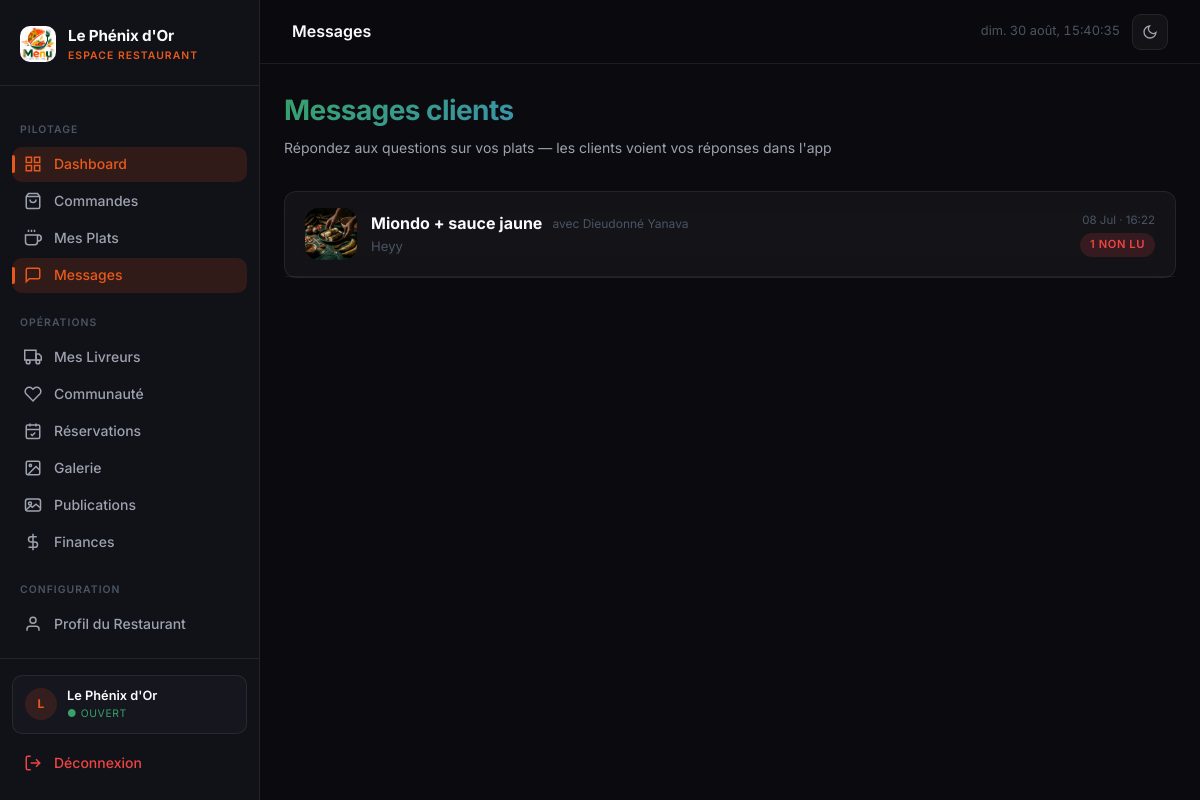
The app's page /admin-panel/resto/messages/ (signed in) with its own data.
### core/models.py (models this page shows, shortened)
class RestaurantProfile(models.Model):
    user = models.OneToOneField(User, on_delete=models.CASCADE, related_name='restaurant_profile')
    nom = models.CharField(max_length=200)
    description = models.TextField(blank=True)
    adresse = models.CharField(max_length=300)
    ville = models.CharField(max_length=100)
    pays = models.CharField(max_length=100, default='Cameroun')
    latitude = models.DecimalField(max_digits=9, decimal_places=6, null=True, blank=True)
    longitude = models.DecimalField(max_digits=9, decimal_places=6, null=True, blank=True)
    logo = models.ImageField(upload_to='restaurants/logos/', blank=True, null=True)
    cover_image = models.ImageField(upload_to='restaurants/covers/', blank=True, null=True)
    commission_rate = models.DecimalField(max_digits=5, decimal_places=2, default=10.00)
    is_verified = models.BooleanField(default=False)
    is_open = models.BooleanField(default=True)
    temps_livraison_moyen = models.PositiveIntegerField(default=30)
    frais_livraison = models.DecimalField(max_digits=10, decimal_places=0, default=500)
    prix_reservation = models.DecimalField(max_digits=10, decimal_places=0, default=5000)
    note_cache = models.DecimalField(max_digits=3, decimal_places=1, default=0)
    created_at = models.DateTimeField(auto_now_add=True)
    class Meta:
        verbose_name = 'Profil Restaurant'
        verbose_name_plural = 'Profils Restaurants'
    @property
    def nb_publications_attente(self):
        return self.publications.filter(statut='en_attente', supprime_par='').count()

class Conversation(models.Model):
    client = models.ForeignKey(User, on_delete=models.CASCADE, related_name='conversations')
    restaurant = models.ForeignKey(RestaurantProfile, on_delete=models.CASCADE, related_name='conversations')
    plat = models.ForeignKey(Plat, on_delete=models.CASCADE, related_name='conversations')
    created_at = models.DateTimeField(auto_now_add=True)
    updated_at = models.DateTimeField(auto_now=True)
    class Meta:
        verbose_name = 'Conversation'
        verbose_name_plural = 'Conversations'
        unique_together = ('client', 'plat')
        ordering = ['-updated_at']

class Plat(ApercuMixin, models.Model):
    restaurant = models.ForeignKey(RestaurantProfile, on_delete=models.CASCADE, related_name='plats')
    categorie = models.ForeignKey(Categorie, on_delete=models.SET_NULL, null=True, blank=True)
    nom = models.CharField(max_length=200)
    description = models.TextField(blank=True)
    prix = models.DecimalField(max_digits=10, decimal_places=0)
    frais_livraison = models.DecimalField(max_digits=10, decimal_places=0, default=500)
    image = models.ImageField(upload_to='plats/', blank=True, null=True)
    is_available = models.BooleanField(default=True)
    is_popular = models.BooleanField(default=False)
    is_featured = models.BooleanField(default=False)
    is_visible = models.BooleanField(default=True)
    plat_du_jour_le = models.DateField(null=True, blank=True)
    allergies = models.CharField(max_length=300, blank=True)
    ingredients = models.TextField(blank=True)
    created_at = models.DateTimeField(auto_now_add=True)
    class Meta:
        verbose_name = 'Plat'
        verbose_name_plural = 'Plats'

class User(AbstractUser):
    ROLE_CHOICES = [
        ('admin', 'Administrateur'),
        ('restaurant', 'Restaurant'),
        ('client', 'Client'),
        ('livreur', 'Livreur'),
    ]
    role = models.CharField(max_length=20, choices=ROLE_CHOICES, default='client')
    telephone = models.CharField(max_length=20, blank=True)
    allergies = models.CharField(max_length=300, blank=True)
    avatar = models.ImageField(upload_to='avatars/', blank=True, null=True)
    gain_total = models.DecimalField(max_digits=12, decimal_places=0, default=0)
    nombre_livraisons = models.PositiveIntegerField(default=0)
    restaurant_attache = models.ForeignKey(
        'RestaurantProfile', on_delete=models.SET_NULL, null=True, blank=True, related_name='livreurs',
    )
    points_solde = models.PositiveIntegerField(default=0)
    feed_seed = models.UUIDField(default=uuid.uuid4, editable=False)
    class Meta:
        verbose_name = 'Utilisateur'
        verbose_name_plural = 'Utilisateurs'

class Message(models.Model):
    SENDER_CHOICES = [('client', 'Client'), ('restaurant', 'Restaurant')]
    conversation = models.ForeignKey(Conversation, on_delete=models.CASCADE, related_name='messages')
    sender = models.CharField(max_length=12, choices=SENDER_CHOICES)
    texte = models.TextField(blank=True)
    image = models.ImageField(upload_to='messages/', blank=True, null=True)
    is_read = models.BooleanField(default=False)
    created_at = models.DateTimeField(auto_now_add=True)
    class Meta:
        verbose_name = 'Message'
        verbose_name_plural = 'Messages'
        ordering = ['created_at']

### core/views/resto_ws.py (the view)
# urls.py: path('resto/messages/', resto_ws.conversations, name='resto_messages'),
@resto_required
def conversations(request):
    resto = request.resto
    convs = (
        Conversation.objects.filter(restaurant=resto)
        .select_related('client', 'plat')
        .annotate(non_lus=Count('messages', filter=Q(messages__sender='client', messages__is_read=False)))
        .order_by('-updated_at')
    )
    return render(request, 'resto/messages.html', {
        'resto': resto, 'conversations': convs, 'active_page': 'messages',
    })

### templates/resto/messages.html (shortened to what this page needs)
{% extends 'resto_base.html' %}
{% block topbar_title %}Messages{% endblock %}
{% block content %}
<div class="page-header anim-fade-up">
  <div>
    <h1 class="page-title gradient-text">Messages clients</h1>
    <p class="page-subtitle">Répondez aux questions sur vos plats — les clients voient vos réponses dans l'app</p>
  </div>
</div>
<div class="glass-card anim-fade-up" style="padding:0;">
  {% for c in conversations %}
  <a href="{% url 'core:resto_conversation' c.pk %}" style="display:flex;align-items:center;gap:14px;padding:16px 20px;border-bottom:1px solid var(--border-color,rgba(255,255,255,0.06));text-decoration:none;color:inherit;transition:background .15s;" onmouseover="this.style.background='rgba(255,255,255,0.03)'" onmouseout="this.style.background=''">
    {% if c.plat.image %}
      <img src="{{ c.plat.image.url }}" style="width:52px;height:52px;border-radius:14px;object-fit:cover;">
    {% else %}
      <div style="width:52px;height:52px;border-radius:14px;background:var(--accent-amber-dim);display:flex;align-items:center;justify-content:center;font-size:1.3rem;">🍽</div>
    {% endif %}
    <div style="flex:1;min-width:0;">
      <div style="display:flex;align-items:center;gap:10px;">
        <span style="font-weight:700;">{{ c.plat.nom }}</span>
        <span style="font-size:0.75rem;color:var(--text-muted);">avec {{ c.client.get_full_name|default:c.client.username }}</span>
      </div>
      {% with last=c.messages.last %}
      {% if last %}
      <div style="font-size:0.82rem;color:var(--text-muted);white-space:nowrap;overflow:hidden;text-overflow:ellipsis;">
        {% if last.sender == 'restaurant' %}Vous : {% endif %}{{ last.texte|truncatechars:90 }}
      </div>
      {% endif %}
      {% endwith %}
    </div>
    <div style="text-align:right;">
      <div style="font-size:0.72rem;color:var(--text-muted);">{{ c.updated_at|date:'d M · H:i' }}</div>
      {% if c.non_lus %}
      <span class="badge badge-red" style="margin-top:4px;">{{ c.non_lus }} non lu{{ c.non_lus|pluralize }}</span>
      {% endif %}
    </div>
  </a>
  {% empty %}
  <div style="padding:60px;text-align:center;color:var(--text-muted);">
    Aucune conversation pour l'instant.<br>Les clients peuvent vous écrire depuis la fiche de vos plats dans l'application.
  </div>
  {% endfor %}
</div>
{% endblock %}

### templates/resto_base.html (shortened to what this page needs)
<!DOCTYPE html>
<html lang="fr">
<head>
{% load static %}
<link rel="stylesheet" href="{% static 'css/base.css' %}">
<link rel="stylesheet" href="{% static 'css/sidebar.css' %}">
<link rel="stylesheet" href="{% static 'css/animations.css' %}">
</head>
<body>
<div class="app-layout">
  <aside class="sidebar" id="sidebar">
    <div class="sidebar-header">
      {% if resto.logo %}
        <img src="{{ resto.logo.url }}" alt="{{ resto.nom }}" class="sidebar-logo" style="border-radius:10px;object-fit:cover;">
      {% else %}
        <img src="{% static 'logo.png' %}" alt="Menu" class="sidebar-logo" onerror="this.style.display='none'">
      {% endif %}
      <div class="sidebar-brand">
        <div class="sidebar-brand-name" style="font-size:0.95rem;">{{ resto.nom|truncatechars:18 }}</div>
        <div class="sidebar-brand-sub">Espace Restaurant</div>
      </div>
    </div>
    <nav class="sidebar-nav">
      <span class="nav-section-label">Pilotage</span>
      <a href="{% url 'core:resto_dashboard' %}" class="nav-item {% if active_page == 'dashboard' %}active{% endif %}">
        <svg class="nav-icon" viewBox="0 0 24 24" fill="none" stroke-width="2"><rect x="3" y="3" width="7" height="7"/><rect x="14" y="3" width="7" height="7"/><rect x="14" y="14" width="7" height="7"/><rect x="3" y="14" width="7" height="7"/></svg>
        Dashboard
      </a>
      <a href="{% url 'core:resto_commandes' %}" class="nav-item {% if active_page == 'commandes' %}active{% endif %}">
        <svg class="nav-icon" viewBox="0 0 24 24" fill="none" stroke-width="2"><path d="M6 2L3 6v14a2 2 0 0 0 2 2h14a2 2 0 0 0 2-2V6l-3-4z"/><line x1="3" y1="6" x2="21" y2="6"/><path d="M16 10a4 4 0 0 1-8 0"/></svg>
        Commandes
      </a>
      <a href="{% url 'core:resto_plats' %}" class="nav-item {% if active_page == 'plats' %}active{% endif %}">
        <svg class="nav-icon" viewBox="0 0 24 24" fill="none" stroke-width="2"><path d="M18 8h1a4 4 0 0 1 0 8h-1"/><path d="M2 8h16v9a4 4 0 0 1-4 4H6a4 4 0 0 1-4-4V8z"/><line x1="6" y1="1" x2="6" y2="4"/><line x1="10" y1="1" x2="10" y2="4"/><line x1="14" y1="1" x2="14" y2="4"/></svg>
        Mes Plats
      </a>
      <a href="{% url 'core:resto_messages' %}" class="nav-item {% if active_page == 'messages' %}active{% endif %}">
        <svg class="nav-icon" viewBox="0 0 24 24" fill="none" stroke-width="2"><path d="M21 15a2 2 0 0 1-2 2H7l-4 4V5a2 2 0 0 1 2-2h14a2 2 0 0 1 2 2z"/></svg>
        Messages
      </a>
      <span class="nav-section-label">Opérations</span>
      <a href="{% url 'core:resto_livreurs' %}" class="nav-item {% if active_page == 'livreurs' %}active{% endif %}">
        <svg class="nav-icon" viewBox="0 0 24 24" fill="none" stroke-width="2"><rect x="1" y="3" width="15" height="13"/><polygon points="16 8 20 8 23 11 23 16 16 16 16 8"/><circle cx="5.5" cy="18.5" r="2.5"/><circle cx="18.5" cy="18.5" r="2.5"/></svg>
        Mes Livreurs
      </a>
      <a href="{% url 'core:resto_communaute' %}" class="nav-item {% if active_page == 'communaute' %}active{% endif %}">
        <svg class="nav-icon" viewBox="0 0 24 24" fill="none" stroke-width="2"><path d="M20.84 4.61a5.5 5.5 0 0 0-7.78 0L12 5.67l-1.06-1.06a5.5 5.5 0 0 0-7.78 7.78l1.06 1.06L12 21.23l7.78-7.78 1.06-1.06a5.5 5.5 0 0 0 0-7.78z"/></svg>
        Communauté
      </a>
      <a href="{% url 'core:resto_reservations' %}" class="nav-item {% if active_page == 'reservations' %}active{% endif %}">
        <svg class="nav-icon" viewBox="0 0 24 24" fill="none" stroke-width="2"><rect x="3" y="4" width="18" height="18" rx="2"/><line x1="16" y1="2" x2="16" y2="6"/><line x1="8" y1="2" x2="8" y2="6"/><line x1="3" y1="10" x2="21" y2="10"/><path d="M9 16l2 2 4-4"/></svg>
        Réservations
      </a>
      <a href="{% url 'core:resto_galerie' %}" class="nav-item {% if active_page == 'galerie' %}active{% endif %}">
        <svg class="nav-icon" viewBox="0 0 24 24" fill="none" stroke-width="2"><rect x="3" y="3" width="18" height="18" rx="2"/><circle cx="8.5" cy="8.5" r="1.5"/><path d="M21 15l-5-5L5 21"/></svg>
        Galerie
      </a>
      <a href="{% url 'core:resto_publications' %}" class="nav-item {% if active_page == 'publications' %}active{% endif %}">
        <svg class="nav-icon" viewBox="0 0 24 24" fill="none" stroke-width="2"><rect x="2" y="4" width="20" height="16" rx="3"/><circle cx="8" cy="10" r="2"/><path d="M22 16l-6-5-5 4-2-2-7 6"/></svg>
        Publications
      </a>
      <a href="{% url 'core:resto_finances' %}" class="nav-item {% if active_page == 'finances' %}active{% endif %}">
        <svg class="nav-icon" viewBox="0 0 24 24" fill="none" stroke-width="2"><line x1="12" y1="1" x2="12" y2="23"/><path d="M17 5H9.5a3.5 3.5 0 0 0 0 7h5a3.5 3.5 0 0 1 0 7H6"/></svg>
        Finances
      </a>
      <span class="nav-section-label">Configuration</span>
      <a href="{% url 'core:resto_profil' %}" class="nav-item {% if active_page == 'profil' %}active{% endif %}">
        <svg class="nav-icon" viewBox="0 0 24 24" fill="none" stroke-width="2"><path d="M20 21v-2a4 4 0 0 0-4-4H8a4 4 0 0 0-4 4v2"/><circle cx="12" cy="7" r="4"/></svg>
        Profil du Restaurant
      </a>
    </nav>
    <div class="sidebar-footer">
      <div class="sidebar-user">
        <div class="sidebar-avatar">{{ resto.nom|first|upper }}</div>
        <div class="sidebar-user-info">
          <div class="sidebar-user-name">{{ resto.nom|truncatechars:16 }}</div>
          <div class="sidebar-user-role">
            {% if resto.is_open %}<span style="color:var(--accent-green);">● Ouvert</span>{% else %}<span style="color:var(--accent-red);">● Fermé</span>{% endif %}
          </div>
        </div>
      </div>
      <a href="{% url 'core:logout' %}" class="nav-item" style="color:var(--accent-red);">
        <svg class="nav-icon" viewBox="0 0 24 24" fill="none" stroke-width="2"><path d="M9 21H5a2 2 0 0 1-2-2V5a2 2 0 0 1 2-2h4"/><polyline points="16 17 21 12 16 7"/><line x1="21" y1="12" x2="9" y2="12"/></svg>
        Déconnexion
      </a>
    </div>
  </aside>
  <div class="main-content">
    <header class="topbar">
      <div class="topbar-left">
        <span class="topbar-title">{% block topbar_title %}{% endblock %}</span>
      </div>
      <div class="topbar-right">
        <span class="topbar-time" id="topbar-clock"></span>
        <button class="theme-toggle" id="themeToggle" title="Changer de thème" aria-label="Basculer thème clair/sombre">
          <svg class="icon-moon" viewBox="0 0 24 24" fill="none" stroke-width="2"><path d="M21 12.79A9 9 0 1 1 11.21 3 7 7 0 0 0 21 12.79z"/></svg>
        </button>
      </div>
    </header>
    <div class="page-wrapper">
      {% block content %}{% endblock %}
    </div>
  </div>
</div>
</body>
</html>

### records on screen
RestaurantProfile: nom "Le Phénix d'Or", nom|first "L"
Conversation: plat.image (picture), plat.nom "Miondo + sauce jaune", client.get_full_name "Dieudonné Yanava", messages.last.texte "Heyy", updated_at "08 Jul · 16:22", non_lus "1"
